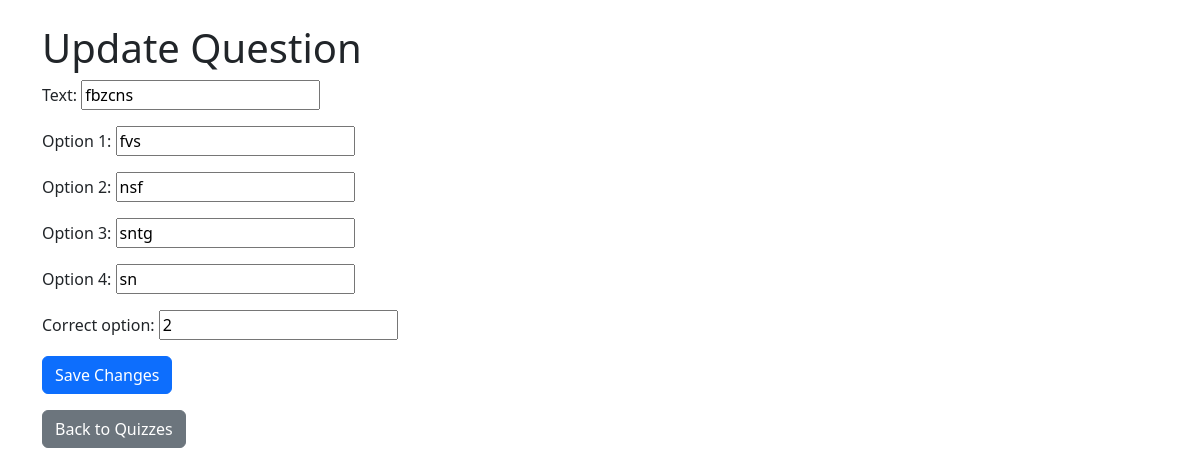
/question/52/update/ (signed in), run on the app's committed database.
### quiz/models.py (models this page shows, shortened)
class Question(models.Model):
    quiz = models.ForeignKey(Quiz, on_delete=models.CASCADE)
    text = models.CharField(max_length=300)
    option_1 = models.CharField(max_length=100)
    option_2 = models.CharField(max_length=100)
    option_3 = models.CharField(max_length=100)
    option_4 = models.CharField(max_length=100)
    correct_option = models.IntegerField()  # 1, 2, 3, or 4

### quiz/views.py (the view)
# urls.py: path('question/<int:question_id>/update/', views.update_question, name='update_question'),
@staff_member_required
def update_question(request, question_id):
    question = get_object_or_404(Question, id=question_id)
    if request.method == 'POST':
        form = QuestionForm(request.POST, instance=question)
        if form.is_valid():
            form.save()
            return render(request, 'question_detail.html', {'question': question})  # Return updated question
    else:
        form = QuestionForm(instance=question)
    return render(request, 'quiz/update_question.html', {'form': form, 'question': question})

### quiz/forms.py
class QuestionForm(forms.ModelForm):
    class Meta:
        model = Question
        fields = ['text', 'option_1', 'option_2', 'option_3', 'option_4', 'correct_option']

### quiz/templates/quiz/update_question.html (shortened to what this page needs)
<!DOCTYPE html>
<html lang="en">
<head>
<link href="https://cdn.jsdelivr.net/npm/bootstrap@5.3.2/dist/css/bootstrap.min.css" rel="stylesheet">
</head>
<body class="container mt-4">
<h1>Update Question</h1>
<form method="post"
      hx-post="/question/{{ question.id }}/update/"
      hx-trigger="submit"
      hx-target="#question-{{ question.id }}"
      hx-swap="outerHTML">
    {{ form.as_p }}
    <button type="submit" class="btn btn-primary">Save Changes</button>
</form>
<a hx-get="/" hx-target="#quiz-content" class="btn btn-secondary mt-3">Back to Quizzes</a>
</body>
</html>

### data on the page
Question: text "fbzcns", option_1 "fvs", option_2 "nsf", option_3 "sntg", option_4 "sn", correct_option "2"
